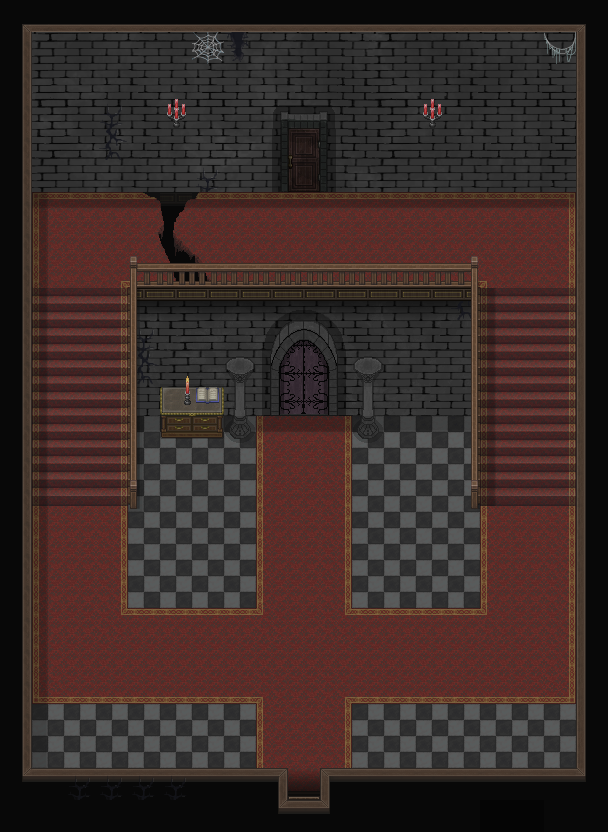

A level layout from a 2D game, rendered from its tile map. Below: a short description, then the map file with tile-grid data replaced by summaries:
An orthogonal 19x26 tile map with 32x32 px tiles, 25 tile layers (穴床, 壁周り, 床, 穴影, ...), 27 tilesets.

<map version="1.10" tiledversion="1.11.2" orientation="orthogonal" renderorder="right-down" width="19" height="26" tilewidth="32" tileheight="32" infinite="0" nextlayerid="31" nextobjectid="1">
 <tileset firstgid="1" source="ModernI-A501.tsx" />
 <tileset firstgid="129" source="Inside-Town-A2-1.tsx" />
 <tileset firstgid="135" source="Inside-Town-A2-2.tsx" />
 <tileset firstgid="139" source="Inside-Town-A2.tsx" />
 <tileset firstgid="331" source="Inside-CastleTown-C.tsx" />
 <tileset firstgid="587" source="EuropeanI-B01.tsx" />
 <tileset firstgid="843" source="Wall01-01.tsx" />
 <tileset firstgid="855" source="BlackMagic02.tsx" />
 <tileset firstgid="903" source="EuropeanI-A201.tsx" />
 <tileset firstgid="1095" source="EuropeanI-B01-1.tsx" />
 <tileset firstgid="1104" source="EuropeanI-B01-2.tsx" />
 <tileset firstgid="1120" source="Inside-Town-D.tsx" />
 <tileset firstgid="1376" source="Inside-Town-E.tsx" />
 <tileset firstgid="1632" source="Bridge1-F.tsx" />
 <tileset firstgid="1888" source="Inside-Town-A2-3.tsx" />
 <tileset firstgid="1897" source="black.tsx" />
 <tileset firstgid="1898" source="Inside-CastleTown-B.tsx" />
 <tileset firstgid="2154" source="ST-Room-I01.tsx" />
 <tileset firstgid="2434" source="Inside-Town-A5.tsx" />
 <tileset firstgid="2562" source="Door.tsx" />
 <tileset firstgid="2574" source="BlackMagic02-1.tsx" />
 <tileset firstgid="2586" source="save.tsx" />
 <tileset firstgid="2610" source="壁.tsx" />
 <tileset firstgid="2654" source="ハートの扉.tsx" />
 <tileset firstgid="2663" source="燭台1.tsx" />
 <tileset firstgid="2675" source="壁2.tsx" />
 <tileset firstgid="2808" source="Door2.tsx" />
 <layer id="13" name="穴床" width="19" height="26" locked="1">
  <data>[494 cells, 4 non-empty, 1 distinct tile ids]</data>
 </layer>
 <layer id="23" name="壁周り" width="19" height="26" locked="1">
  <data>[494 cells, 102 non-empty, 1 distinct tile ids]</data>
 </layer>
 <layer id="1" name="床" width="19" height="26" locked="1">
  <data>[494 cells, 77 non-empty, 2 distinct tile ids]</data>
 </layer>
 <layer id="12" name="穴影" width="19" height="26" locked="1" opacity="0.63">
  <data>[494 cells, 6 non-empty, 2 distinct tile ids]</data>
 </layer>
 <layer id="2" name="マット" width="19" height="26" locked="1">
  <data>[494 cells, 142 non-empty, 13 distinct tile ids]</data>
 </layer>
 <layer id="6" name="影2" width="19" height="26" locked="1" opacity="0.35">
  <data>[494 cells, 76 non-empty, 1 distinct tile ids]</data>
 </layer>
 <layer id="5" name="壁" width="19" height="26" locked="1">
  <data>[494 cells, 216 non-empty, 140 distinct tile ids]</data>
 </layer>
 <layer id="8" name="影3" width="19" height="26" locked="1" opacity="0.93">
  <data>[494 cells, 33 non-empty, 3 distinct tile ids]</data>
 </layer>
 <layer id="7" name="ヒビ" width="19" height="26" locked="1">
  <data>[494 cells, 13 non-empty, 5 distinct tile ids]</data>
 </layer>
 <layer id="15" name="大穴" width="19" height="26" locked="1">
  <data>[494 cells, 9 non-empty, 9 distinct tile ids]</data>
 </layer>
 <layer id="30" name="影5" width="19" height="26" locked="1">
  <data>[494 cells, 28 non-empty, 1 distinct tile ids]</data>
 </layer>
 <layer id="26" name="台" width="19" height="26" locked="1">
  <data>[494 cells, 4 non-empty, 4 distinct tile ids]</data>
 </layer>
 <layer id="28" name="燭台" width="19" height="26" locked="1">
  <data>[494 cells, 6 non-empty, 3 distinct tile ids]</data>
 </layer>
 <layer id="10" name="松明1" width="19" height="26" locked="1">
  <data>[494 cells, 4 non-empty, 2 distinct tile ids]</data>
 </layer>
 <layer id="14" name="壁2" width="19" height="26" locked="1">
  <data>[494 cells, 11 non-empty, 1 distinct tile ids]</data>
 </layer>
 <layer id="3" name="階段" width="19" height="26" locked="1">
  <data>[494 cells, 42 non-empty, 6 distinct tile ids]</data>
 </layer>
 <layer id="29" name="影4" width="19" height="26" locked="1" opacity="0.23">
  <data>[494 cells, 365 non-empty, 1 distinct tile ids]</data>
 </layer>
 <layer id="18" name="コライダーオブジェ2" width="19" height="26" locked="1">
  <data>[494 cells, 14 non-empty, 4 distinct tile ids]</data>
 </layer>
 <layer id="25" name="オブジェクト" width="19" height="26" locked="1">
  <data>[494 cells, 11 non-empty, 3 distinct tile ids]</data>
 </layer>
 <layer id="22" name="ハートの扉" width="19" height="26" locked="1">
  <data>[494 cells, 9 non-empty, 9 distinct tile ids]</data>
 </layer>
 <layer id="24" name="扉" width="19" height="26">
  <data>[494 cells, 9 non-empty, 9 distinct tile ids]</data>
 </layer>
 <layer id="27" name="扉" width="19" height="26" locked="1">
  <data>[494 cells, 1 non-empty, 1 distinct tile ids]</data>
 </layer>
 <layer id="21" name="セーブ" width="19" height="26" locked="1">
  <data>[494 cells, 1 non-empty, 1 distinct tile ids]</data>
 </layer>
 <layer id="17" name="松明2" width="19" height="26" locked="1">
  <data>[494 cells, 2 non-empty, 2 distinct tile ids]</data>
 </layer>
 <layer id="9" name="影" width="19" height="26" locked="1" opacity="0.23">
  <data>[494 cells, 494 non-empty, 1 distinct tile ids]</data>
 </layer>
</map>
